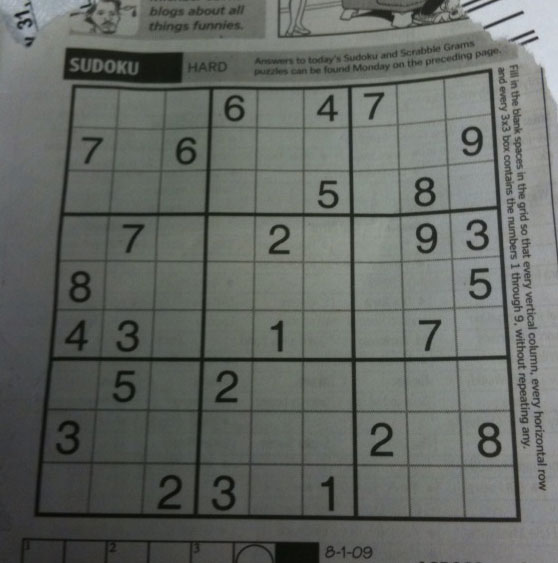
#> input picture lab5/sudoku.png, 558 x 563 px
$ python task2_adaptive_strategy.py
#> lines starting #> are read from the running program, lines starting #| are printed output that depends on the picture; after the words box and inside, x2 and y2 are one past the last pixel; in counts of white or black regions, pixels touching at a corner belong together
import os
import cv2
import matplotlib.pyplot as plt

os.makedirs("outputs", exist_ok=True)

img = cv2.imread("sudoku.png", cv2.IMREAD_GRAYSCALE)
#> img: shape (563, 558); min 7, max 218, mean 101.8

block_sizes = [11, 35, 75]
C_values = [2, 10, 20]
methods = {"Mean": cv2.ADAPTIVE_THRESH_MEAN_C, "Gaussian": cv2.ADAPTIVE_THRESH_GAUSSIAN_C}

results = {}
for name, flag in methods.items():
    for bs in block_sizes:
        for C in C_values:
            results[(name, bs, C)] = cv2.adaptiveThreshold(img, 255, flag, cv2.THRESH_BINARY, bs, C)
#> after the loop, results = 18 items

chosen = [("Mean", 11, 2), ("Mean", 35, 10), ("Mean", 75, 20),
          ("Gaussian", 11, 2), ("Gaussian", 35, 10), ("Gaussian", 75, 20)]

fig, ax = plt.subplots(1, len(chosen) + 1, figsize=(24, 4.6))
ax[0].imshow(img, cmap="gray")
ax[0].set_title("Original")
ax[0].axis("off")
for a, (name, bs, C) in zip(ax[1:], chosen):
    a.imshow(results[(name, bs, C)], cmap="gray")
    a.set_title(f"{name}\nbs={bs}, C={C}", fontsize=9)
    a.axis("off")
    cv2.imwrite(f"outputs/task2_{name}_bs{bs}_C{C}.png", results[(name, bs, C)])
#> this loop made 6 passes
#> pass 1, `cv2.imwrite(f"outputs/task2_{name}_bs{bs}_C{C}.png", results[(name, bs..`:
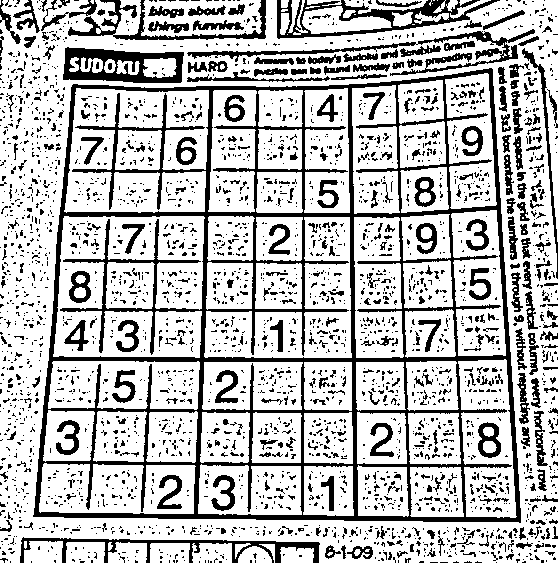
#> saved as task2_Mean_bs11_C2.png: shape (563, 558); 74.4% white; 2935 black regions (2574 under 20 px), largest, box (x1, y1, x2, y2) and area: (33, 68, 521, 523) 30399, (277, 0, 500, 39) 2538, (63, 47, 184, 83) 2362
#> pass 2, `cv2.imwrite(f"outputs/task2_{name}_bs{bs}_C{C}.png", results[(name, bs..`:
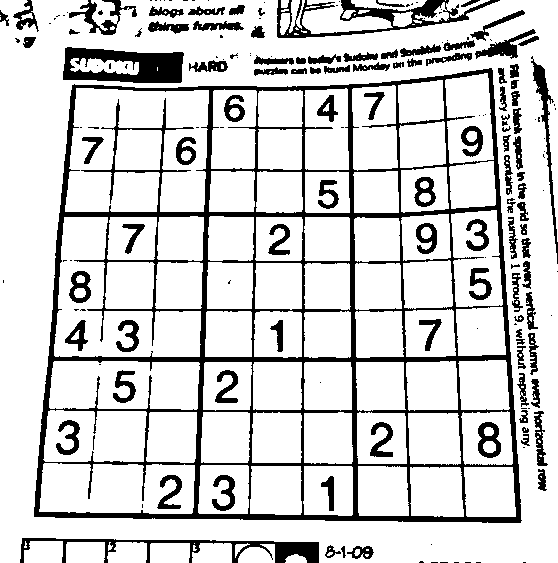
#> saved as task2_Mean_bs35_C10.png: shape (563, 558); 82.4% white; 187 black regions (83 under 20 px), largest, box (x1, y1, x2, y2) and area: (34, 68, 522, 523) 28105, (63, 47, 184, 83) 2844, (277, 0, 500, 38) 2380
plt.tight_layout()
plt.savefig("outputs/task2_required_output.png", dpi=150, bbox_inches="tight")
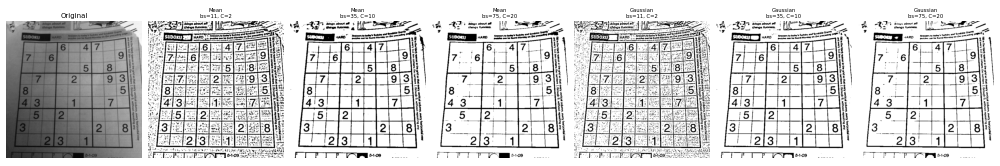
#> figure drawn by matplotlib, 7 panels
plt.show()

fig, ax = plt.subplots(len(block_sizes), len(C_values), figsize=(12, 15))
for i, bs in enumerate(block_sizes):
    for j, C in enumerate(C_values):
        ax[i, j].imshow(results[("Gaussian", bs, C)], cmap="gray")
        ax[i, j].set_title(f"Gaussian bs={bs}, C={C}", fontsize=10)
        ax[i, j].axis("off")
plt.tight_layout()
plt.savefig("outputs/task2_gaussian_grid.png", dpi=150, bbox_inches="tight")
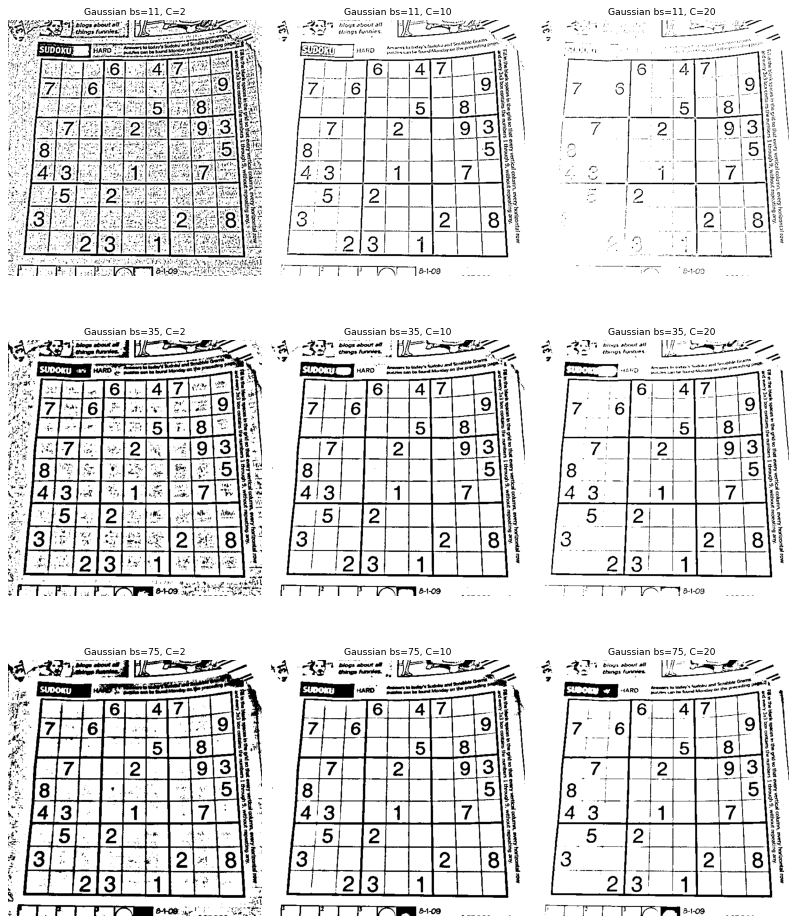
#> figure drawn by matplotlib, 9 panels
plt.show()

print("1. Neighbourhood too small (11): breaks or loses thin digit strokes.")
print("2. Neighbourhood too large (75): shadow contrast re-enters, edges become thicker and blockier.")
print("3. C increased: removes background speckle, but too high thins or drops strokes.")
print("4. Cleanest combination: blockSize=35, C=10.")
print("5. Better method: Gaussian, its centre weighting is less sensitive to stray pixels.")

$ run again, with lab5/dog.jpeg saved as lab5/sudoku.png
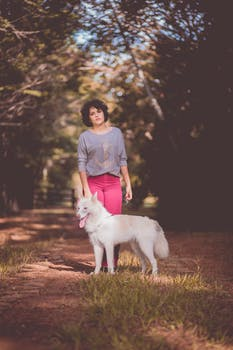
#> input picture lab5/dog.jpeg, 233 x 350 px
#> `img = cv2.imread("sudoku.png", cv2.IMREAD_GRAYSCALE)`:
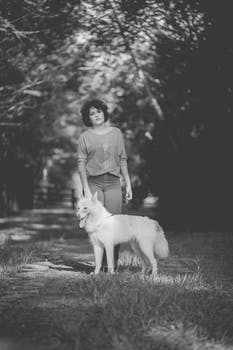
#> img: shape (350, 233); min 35, max 246, mean 90.5
#> after the loop `for name, flag in methods.items():`: results = 18 items
#> the loop `for a, (name, bs, C) in zip(ax[1:], chosen):` made 6 passes
#> pass 2, `cv2.imwrite(f"outputs/task2_{name}_bs{bs}_C{C}.png", results[(name, bs..`:
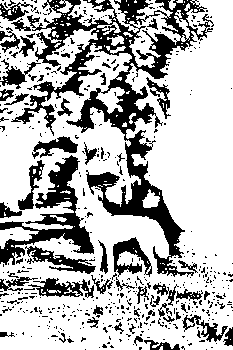
#> saved as task2_Mean_bs35_C10.png: shape (350, 233); 71% white; 494 black regions (437 under 20 px), largest, box (x1, y1, x2, y2) and area: (11, 0, 214, 277) 11431, (0, 155, 94, 265) 2950, (113, 237, 152, 277) 706
